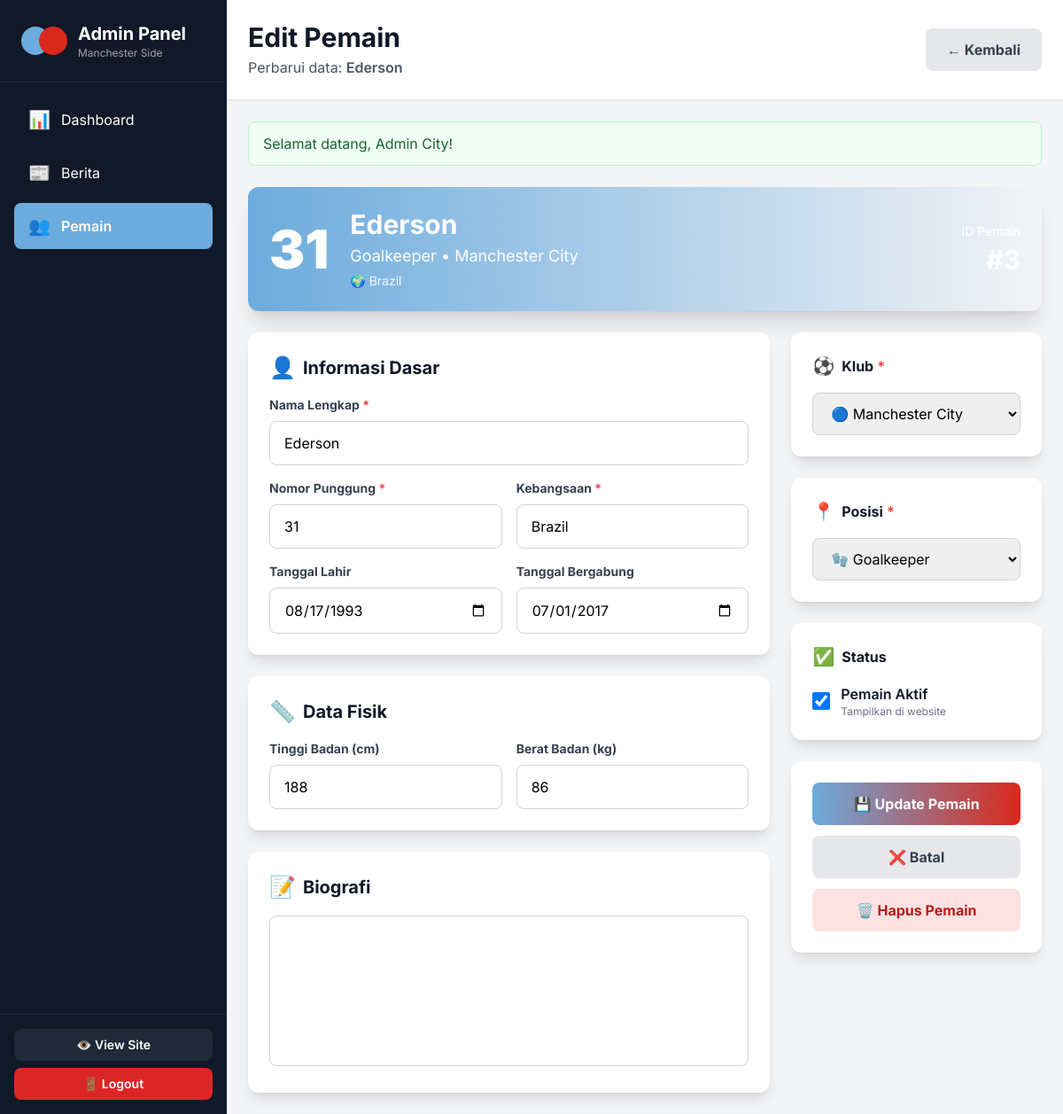
The app's page /admin/players/edit.php?id=3 (signed in) with its own data.
### tables this page shows
CREATE TABLE players (
    id INT PRIMARY KEY AUTO_INCREMENT,
    name VARCHAR(100) NOT NULL,
    club_id INT NOT NULL,
    position ENUM('Goalkeeper', 'Defender', 'Midfielder', 'Forward') NOT NULL,
    jersey_number INT NOT NULL,
    nationality VARCHAR(50) NOT NULL,
    birth_date DATE,
    height INT,
    weight INT,
    biography TEXT,
    joined_date DATE,
    is_active TINYINT(1) DEFAULT 1,
    created_at TIMESTAMP DEFAULT CURRENT_TIMESTAMP,
    updated_at TIMESTAMP DEFAULT CURRENT_TIMESTAMP ON UPDATE CURRENT_TIMESTAMP,
    FOREIGN KEY (club_id) REFERENCES clubs(id) ON DELETE CASCADE,
    INDEX idx_club (club_id),
    INDEX idx_position (position)
);

CREATE TABLE clubs (
    id INT PRIMARY KEY AUTO_INCREMENT,
    name VARCHAR(100) NOT NULL,
    full_name VARCHAR(150) NOT NULL,
    code VARCHAR(20) NOT NULL UNIQUE,
    founded_year INT NOT NULL,
    stadium_name VARCHAR(100),
    stadium_location VARCHAR(100),
    stadium_capacity INT,
    color_primary VARCHAR(7),
    color_secondary VARCHAR(7),
    history TEXT,
    achievements TEXT,
    created_at TIMESTAMP DEFAULT CURRENT_TIMESTAMP
);

### admin/players/edit.php (the view, shortened to what the rows shown need)
<?php
$db = getDB();
$player_id = isset($_GET['id']) ? (int)$_GET['id'] : 0;
$stmt = $db->prepare("SELECT p.*, c.name as club_name, c.code as club_code FROM players p JOIN clubs c ON p.club_id = c.id WHERE p.id = ?");
$stmt->bind_param("i", $player_id);
$stmt->execute();
$player = $stmt->get_result()->fetch_assoc();
$clubs = $db->query("SELECT id, name, code FROM clubs ORDER BY name");
?>
<!DOCTYPE html>
<html lang="id">
<head>
    <script src="https://cdn.tailwindcss.com"></script>
</head>
<body class="bg-gray-100">
    <div class="flex h-screen">
        <aside class="w-64 bg-gray-900 text-white flex flex-col">
            <div class="p-6 border-b border-gray-800">
                <div class="flex items-center space-x-3">
                    <div>
                        <h1 class="text-xl font-bold">Admin Panel</h1>
                    </div>
                </div>
            </div>
        </aside>
        <main class="flex-1 overflow-y-auto">
            <header class="bg-white shadow-sm border-b border-gray-200 p-6">
                <div class="flex items-center justify-between">
                    <div>
                        <h1 class="text-3xl font-bold text-gray-900">Edit Pemain</h1>
                        <p class="text-gray-600 mt-1">Perbarui data: <span class="font-semibold"><?php echo $player['name']; ?></span></p>
                    </div>
                </div>
            </header>
            <div class="p-6">
                <div class="bg-gradient-to-r from-<?php echo $player['club_code'] === 'CITY' ? 'city-blue' : 'united-red'; ?> to-<?php echo $player['club_code'] === 'CITY' ? 'city-navy' : 'red'; ?>-900 text-white rounded-xl shadow-xl p-6 mb-6">
                    <div class="flex items-center justify-between">
                        <div class="flex items-center space-x-6">
                            <div class="text-6xl font-black">
                                <?php echo $player['jersey_number']; ?>
                            </div>
                            <div>
                                <h2 class="text-3xl font-bold mb-1"><?php echo $player['name']; ?></h2>
                                <p class="text-lg"><?php echo $player['position']; ?> • <?php echo $player['club_name']; ?></p>
                                <p class="text-sm opacity-90 mt-1">🌍 <?php echo $player['nationality']; ?></p>
                            </div>
                        </div>
                    </div>
                </div>
                <form method="POST" action="" class="space-y-6">
                    <div class="grid lg:grid-cols-3 gap-6">
                        <div class="lg:col-span-2 space-y-6">
                            <div class="bg-white rounded-xl shadow-lg p-6">
                                <div class="grid md:grid-cols-2 gap-4">
                                    <div class="md:col-span-2">
                                        <label for="name" class="block text-sm font-bold text-gray-700 mb-2">
                                            Nama Lengkap <span class="text-red-500">*</span>
                                        </label>
                                        <input
                                            type="text"
                                            id="name"
                                            name="name"
                                            value="<?php echo htmlspecialchars($player['name']); ?>"
                                            required
                                            class="w-full px-4 py-3 border border-gray-300 rounded-lg focus:ring-2 focus:ring-city-blue focus:border-transparent"
                                        >
                                    </div>
                                    <div>
                                        <label for="jersey_number" class="block text-sm font-bold text-gray-700 mb-2">
                                            Nomor Punggung <span class="text-red-500">*</span>
                                        </label>
                                        <input
                                            type="number"
                                            id="jersey_number"
                                            name="jersey_number"
                                            value="<?php echo $player['jersey_number']; ?>"
                                            required
                                            min="1"
                                            max="99"
                                            class="w-full px-4 py-3 border border-gray-300 rounded-lg focus:ring-2 focus:ring-city-blue focus:border-transparent"
                                        >
                                    </div>
                                    <div>
                                        <label for="nationality" class="block text-sm font-bold text-gray-700 mb-2">
                                            Kebangsaan <span class="text-red-500">*</span>
                                        </label>
                                        <input
                                            type="text"
                                            id="nationality"
                                            name="nationality"
                                            value="<?php echo htmlspecialchars($player['nationality']); ?>"
                                            required
                                            class="w-full px-4 py-3 border border-gray-300 rounded-lg focus:ring-2 focus:ring-city-blue focus:border-transparent"
                                        >
                                    </div>
                                    <div>
                                        <label for="birth_date" class="block text-sm font-bold text-gray-700 mb-2">
                                            Tanggal Lahir
                                        </label>
                                        <input
                                            type="date"
                                            id="birth_date"
                                            name="birth_date"
                                            value="<?php echo $player['birth_date']; ?>"
                                            class="w-full px-4 py-3 border border-gray-300 rounded-lg focus:ring-2 focus:ring-city-blue focus:border-transparent"
                                        >
                                    </div>
                                    <div>
                                        <label for="joined_date" class="block text-sm font-bold text-gray-700 mb-2">
                                            Tanggal Bergabung
                                        </label>
                                        <input
                                            type="date"
                                            id="joined_date"
                                            name="joined_date"
                                            value="<?php echo $player['joined_date']; ?>"
                                            class="w-full px-4 py-3 border border-gray-300 rounded-lg focus:ring-2 focus:ring-city-blue focus:border-transparent"
                                        >
                                    </div>
                                </div>
                            </div>
                            <div class="bg-white rounded-xl shadow-lg p-6">
                                <div class="grid md:grid-cols-2 gap-4">
                                    <div>
                                        <label for="height" class="block text-sm font-bold text-gray-700 mb-2">
                                            Tinggi Badan (cm)
                                        </label>
                                        <input
                                            type="number"
                                            id="height"
                                            name="height"
                                            value="<?php echo $player['height']; ?>"
                                            min="150"
                                            max="220"
                                            class="w-full px-4 py-3 border border-gray-300 rounded-lg focus:ring-2 focus:ring-city-blue focus:border-transparent"
                                        >
                                    </div>
                                    <div>
                                        <label for="weight" class="block text-sm font-bold text-gray-700 mb-2">
                                            Berat Badan (kg)
                                        </label>
                                        <input
                                            type="number"
                                            id="weight"
                                            name="weight"
                                            value="<?php echo $player['weight']; ?>"
                                            min="50"
                                            max="120"
                                            class="w-full px-4 py-3 border border-gray-300 rounded-lg focus:ring-2 focus:ring-city-blue focus:border-transparent"
                                        >
                                    </div>
                                </div>
                            </div>
                        </div>
                        <div class="space-y-6">
                            <div class="bg-white rounded-xl shadow-lg p-6">
                                <h3 class="font-bold text-gray-900 mb-4 flex items-center">
                                    <span class="text-xl mr-2">⚽</span>
                                    Klub <span class="text-red-500 ml-1">*</span>
                                </h3>
                                <select
                                    name="club_id"
                                    required
                                    class="w-full px-4 py-3 border border-gray-300 rounded-lg focus:ring-2 focus:ring-city-blue focus:border-transparent"
                                >
                                    <?php while ($club = $clubs->fetch_assoc()): ?>
                                        <option value="<?php echo $club['id']; ?>" <?php echo ($player['club_id'] == $club['id']) ? 'selected' : ''; ?>>
                                            <?php echo $club['code'] === 'CITY' ? '🔵' : '🔴'; ?> <?php echo $club['name']; ?>
                                        </option>
                                    <?php endwhile; ?>
                                </select>
                            </div>
                            <div class="bg-white rounded-xl shadow-lg p-6">
                                <h3 class="font-bold text-gray-900 mb-4 flex items-center">
                                    <span class="text-xl mr-2">📍</span>
                                    Posisi <span class="text-red-500 ml-1">*</span>
                                </h3>
                                <select
                                    name="position"
                                    required
                                    class="w-full px-4 py-3 border border-gray-300 rounded-lg focus:ring-2 focus:ring-city-blue focus:border-transparent"
                                >
                                    <option value="Goalkeeper" <?php echo $player['position'] === 'Goalkeeper' ? 'selected' : ''; ?>>🧤 Goalkeeper</option>
                                </select>
                            </div>
                            <div class="bg-white rounded-xl shadow-lg p-6">
                                <label class="flex items-center space-x-3 cursor-pointer">
                                    <input
                                        type="checkbox"
                                        name="is_active"
                                        value="1"
                                        <?php echo $player['is_active'] ? 'checked' : ''; ?>
                                        class="w-5 h-5 text-city-blue border-gray-300 rounded focus:ring-city-blue"
                                    >
                                    <div>
                                        <span class="font-semibold text-gray-900">Pemain Aktif</span>
                                        <p class="text-xs text-gray-500">Tampilkan di website</p>
                                    </div>
                                </label>
                            </div>
                        </div>
                    </div>
                </form>
            </div>
        </main>
    </div>
</body>
</html>

### records on screen
players: name "Ederson", jersey_number "31", position "Goalkeeper", club.name "Manchester City", nationality "Brazil", birth_date "08/17/1993", joined_date "07/01/2017", height "188", weight "86", club_id "🔵 Manchester City", position "🧤 Goalkeeper", is_active "☑"

### other values on screen
$flash['message'] "Selamat datang, Admin City!"
